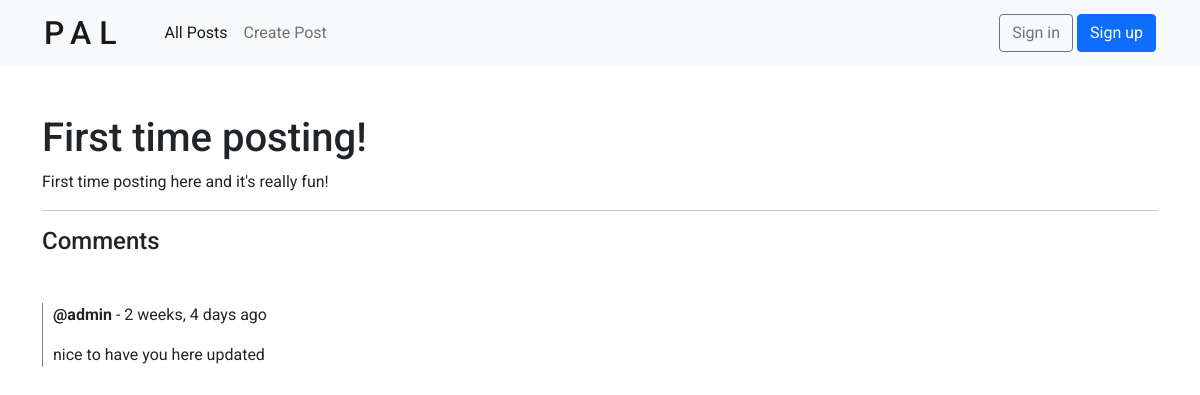
Screenshot of /post/3/ with the database file from the repository.
### posts/models.py (models this page shows, shortened)
class Post(models.Model):
    name = models.CharField(max_length=200)
    description = models.TextField(null=True, blank=True)
    topic = models.ForeignKey(Topic, null=True, on_delete=SET_NULL) # each Post is related to a single Topic
    user = models.ForeignKey(User, null=True, on_delete=SET_NULL) # each Post is related to a single User
    created = models.DateTimeField(auto_now_add=True)
    updated = models.DateTimeField(auto_now=True)

### comments/models.py (models this page shows, shortened)
class Comment(models.Model):
    user = models.ForeignKey(User, on_delete=CASCADE) # each Comment is related to a single User
    post = models.ForeignKey(Post, on_delete=CASCADE) # each Comment is related to a single Post
    body = models.TextField()
    created = models.DateTimeField(auto_now_add=True)
    updated = models.DateTimeField(auto_now=True)

### posts/views.py (the view, shortened to what this page needs)
# urls.py: path('post/<str:pk>/', views.post, name='post'),
def post(request, pk):
    post = Post.objects.get(id=pk)
    comments = post.comment_set.all().order_by('-created') # get the comments from each post
    comments_count = post.comment_set.all().count()
    context = {
        'post': post,
        'comments': comments,
        'comments_count': comments_count,
    }
    return render(request, 'posts/post.html', context)

### posts/templates/posts/post.html (shortened to what this page needs)
{% extends 'main.html' %}
{% block content %}
<div class="mt-5">
    <h1>{{ post.name }}</h3>
    <p>{{ post.description }}</p>
</div>
<hr />
<h4>Comments</h4>
<div class="comment-container mt-5">
    {% for comment in comments %}
        <div class="comment">
            <p><b>@{{ comment.user }}</b> - {{ comment.created|timesince }} ago</p>
            <p>{{ comment.body }}</p>
        </div>
    {% endfor %}
</div>
{% endblock content %}

### static/styles/main.css (style rules this page uses)
.comment-container { padding-left: 10px; border-left: 1px solid grey; }
.comment { margin-bottom: 10px; }

### static/styles/base.css (style rules this page uses)
*, *::before, *::after { margin: 0; padding: 0; box-sizing: border-box; }
body { font-family: 'Roboto', sans-serif; }

### rows the page displays
Post: name "First time posting!", description "First time posting here and it's really fun!"
Comment: user "admin", created "2 weeks, 4 days", body "nice to have you here updated"
